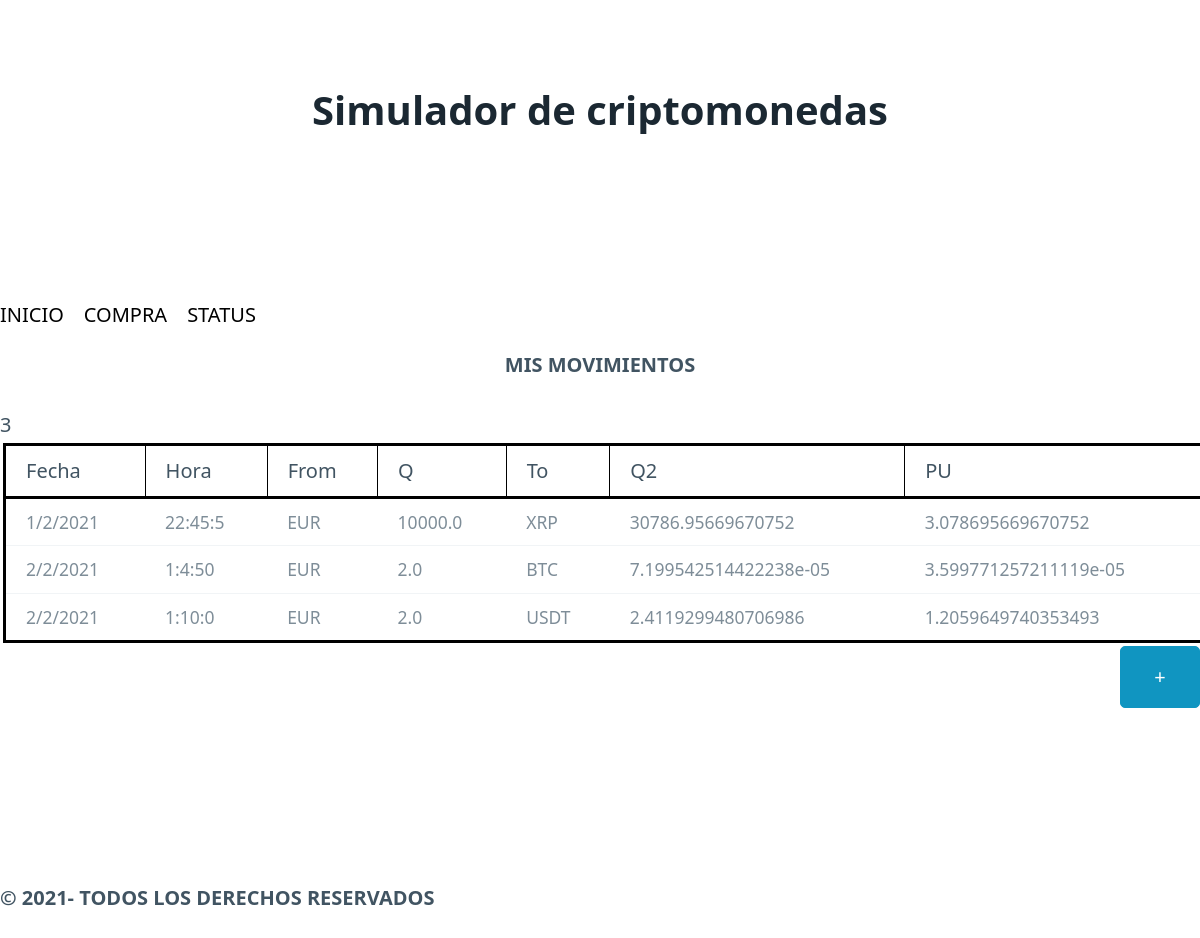
Before: / with the older database file.
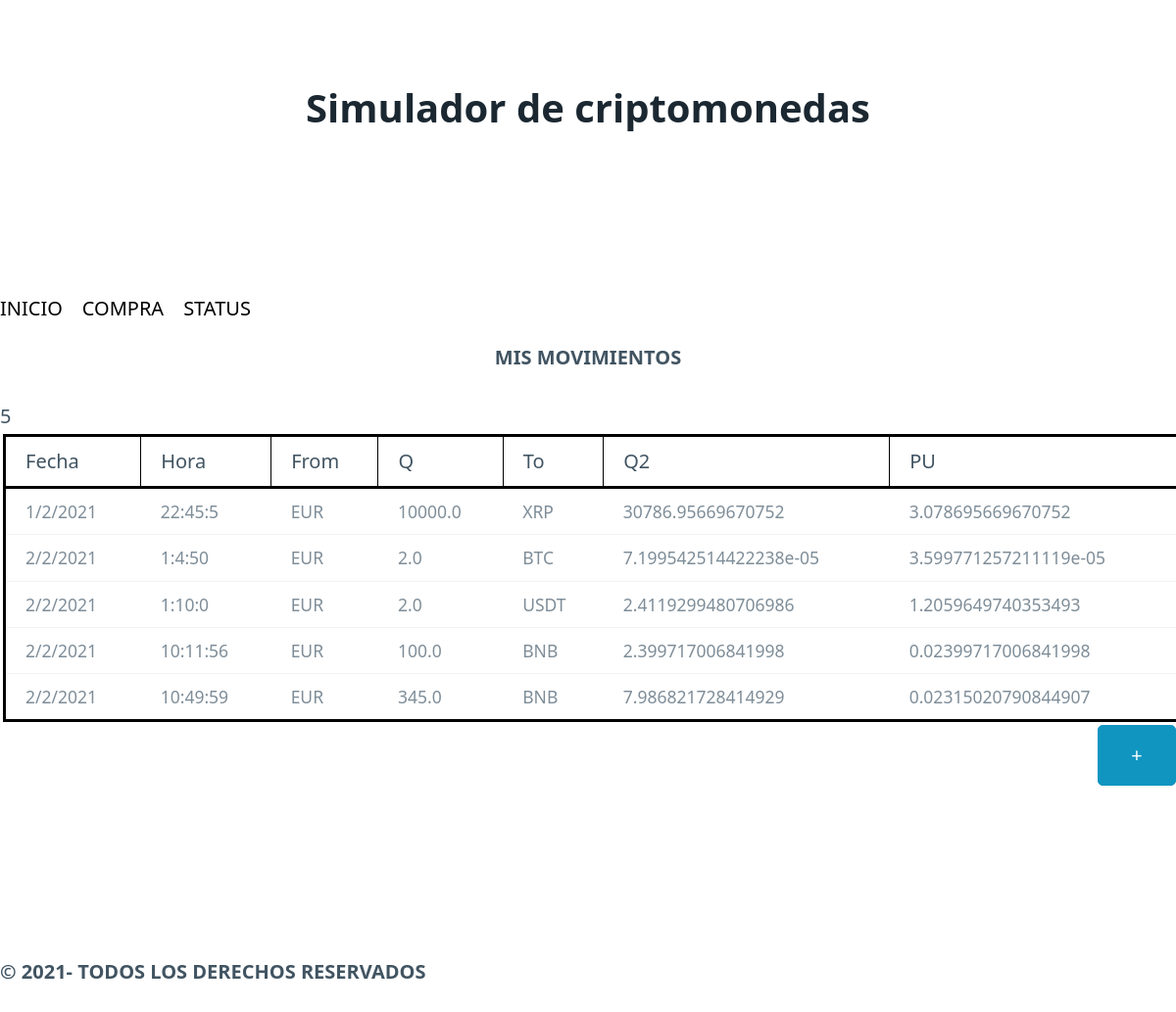
After: the same page with the newer database file.
### tables this page shows
CREATE TABLE "movimientos" (
	"id"	INTEGER,
	"date"	TEXT NOT NULL,
	"time"	TEXT NOT NULL,
	"from_currency"	TEXT NOT NULL,
	"from_quantity"	REAL NOT NULL,
	"to_currency"	TEXT NOT NULL,
	"to_quantity"	REAL NOT NULL,
	"PU"	REAL NOT NULL,
	PRIMARY KEY("id" AUTOINCREMENT)
);

### movements/views.py (the view)
@app.route("/")
def listaIngresos():
    form= MovementForm()
    try:
        result = make_query("SELECT date, time , from_currency, from_quantity, to_currency, to_quantity, PU FROM movimientos;") or []
        print(result)
        ingresos= result.fetchall()
        result.close()
    except Exception as e:
        print(f"no ha podido realizar la consulta a la base de datos {type(e).__name__} - {e}")
        messages.append("lo siento, no se hemos podido conectar con la base de datos")
        return render_template("errores.html", datos=[] , form=form, messages=messages)
    return render_template("movements.html", datos=ingresos , form=form, messages=messages)

### movements/views.py (called while the page is built)
def connection():
    succes=True
    c=[]
    conn= sqlite3.connect("movements/data/basededatos.db")
    c=conn.cursor()
    return c

def make_query(query, params=[]):
    c=[]
    c=connection()
    c.execute(query, params)
    return c

### movements/templates/movements.html (shortened to what this page needs)
{% extends "inicio.html" %}
{% block contenido %}
<nav class="opciones123">
    <ul>
        <li><a class="milista" href="/" aria-disabled="true"> INICIO </a></li>
        <li><a  class="milista" href="compra.html">COMPRA</a></li>
        <li><a class="milista" href="status.html">STATUS</a></li>
    </ul>
</nav>
<p class="tituloinicio">MIS MOVIMIENTOS</p>
{{datos|length}}
{% if datos|length > 0 %}
    <table class="tabla">
        <tr class="tabla2">
            <th class="opcion">Fecha</th>
            <th class="opcion">Hora</th>
            <th class="opcion">From</th>
            <th class="opcion">Q</th>
            <th class="opcion">To</th>
            <th class="opcion">Q2</th>
            <th class="opcion">PU</th>
        </tr>
    {% for registro in datos %}
        <tr>
        <td> {{ registro [0] }}</td>
        <td>{{ registro[1] }}</td>
        <td>{{ registro[2] }}</td>
        <td>{{ registro[3] }}</td>
        <td>{{ registro[4] }}</td>
        <td>{{ registro[5] }}</td>
        <td>{{ registro[6] }}</td>
        </tr>
    {% endfor %}
    {% else %}
    <p>NO HAY MOVIMIENTOS</p>
        {% endif %}
    </table>
    <div>
    <button onclick="location.href='compra.html'"  class="boton"  type="button" class="btn btn-secondary btn-lg align-items-end"> + </button>
    </div>
{% endblock %}

### movements/templates/inicio.html (shortened to what this page needs)
<!DOCTYPE html>
<html lang="en">
    <head>
        <link rel="stylesheet" href="{{ url_for('static', filename='css/pico.css') }}">
        <link rel="stylesheet" href="{{ url_for('static', filename='css/style.css') }}">
        <body class="imagen-fondo2">
            <header class="simulador">
                <h1>Simulador de criptomonedas</h1>
            </header>
        <head>
    </head>
        <section>
            {% block contenido %} {% endblock %}
        </section>
        <footer class="derechos">
            &copy; 2021- TODOS LOS DERECHOS RESERVADOS
        </footer>
    </body>
</html>

### movements/static/css/style.css (style rules this page uses)
.derechos { opacity: 100%; font-weight: bold; }
.imagen-fondo2 { background-image: url("https://fondosmil.com/fondo/16641.jpg"); background-size: cover; }
.boton { width: 80px; float:right }
.tituloinicio { text-align: center; font-weight: bold; }
.opciones123 { width: 100%; margin: auto; overflow:hidden; }
.tabla { border: 2px; border-color: black; width: 100%; }
.simulador { text-align: center; }
.derechos { opacity: 100%; }
.milista { float: right; padding: 0; margin: 0; color: black; }
.tabla { border-collapse: collapse; margin: 3px; padding: 2px; border: black 3px solid; }
.tabla2 { border: black 3px solid; }
.opcion { border: black 1px solid; }

Changed rows visible on the page:
added movimientos: date "2/2/2021", time "10:11:56", from_currency "EUR", from_quantity "100.0", to_currency "BNB", to_quantity "2.399717006841998", PU "0.02399717006841998"
added movimientos: date "2/2/2021", time "10:49:59", from_currency "EUR", from_quantity "345.0", to_currency "BNB", to_quantity "7.986821728414929", PU "0.02315020790844907"
Other visible differences:
{{ datos|length }}: "3" → "5"
